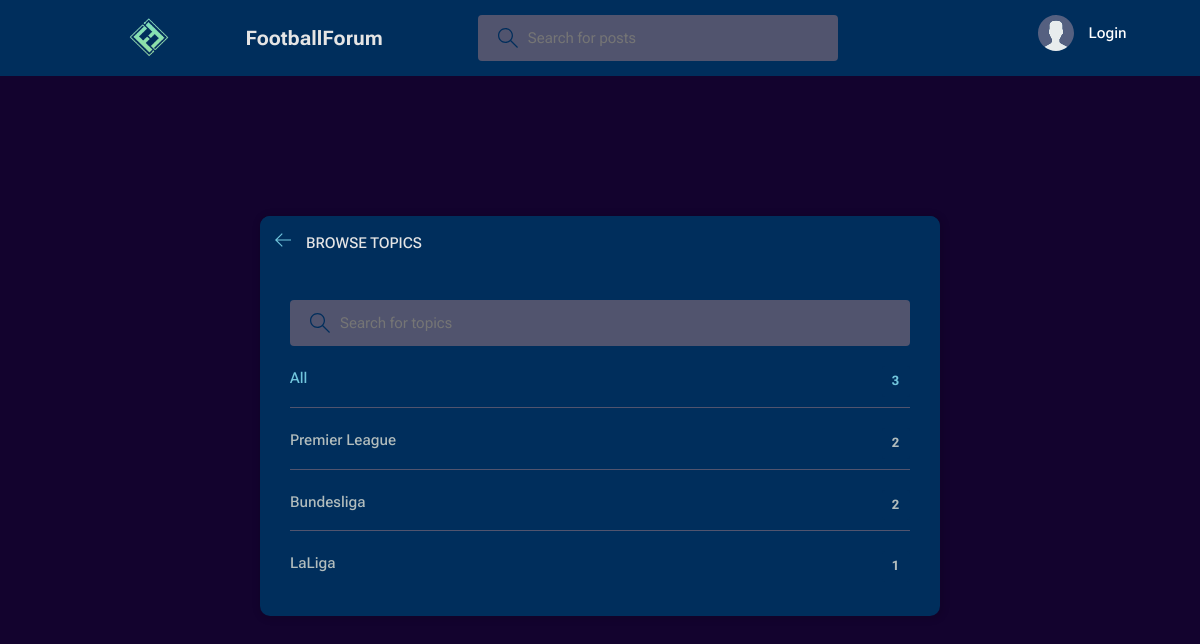
The page /topics/ on the database as committed earlier.
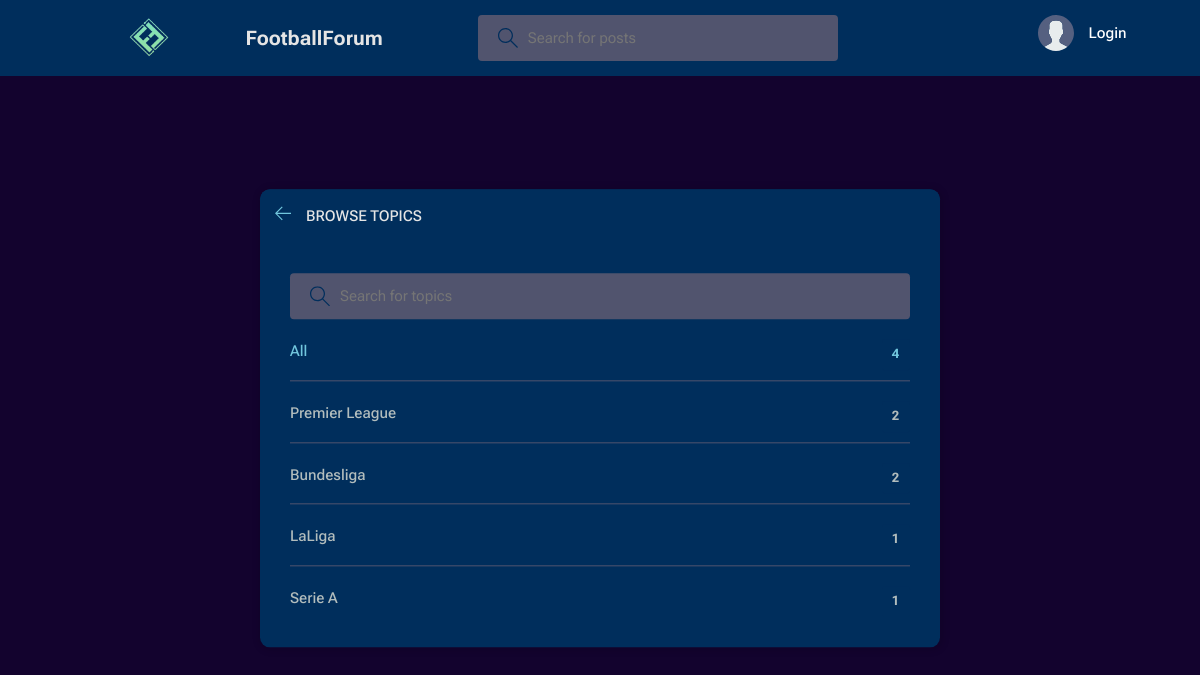
The same page on the database as committed later.
### app/models.py (models this page shows, shortened)
class Topic(models.Model):
    name=models.CharField(max_length=200)

### app/views.py (the view)
# urls.py: path('topics/', views.topicsPage, name="topics"),
def topicsPage(request):
    q = request.GET.get('q') if request.GET.get('q') != None else ''
    topics = Topic.objects.filter(name__icontains=q)
    return render(request, 'app/topicsPage.html', {'topics': topics})

### app/templates/app/topicsPage.html (shortened to what this page needs)
{% extends 'app/main.html' %}
{% block content %}
<main class="create-room layout">
  <div class="container">
    <div class="layout__box">
      <div class="layout__boxHeader">
        <div class="layout__boxTitle">
          <a href="{% url 'home' %}">
            <svg version="1.1" xmlns="http://www.w3.org/2000/svg" width="32" height="32" viewBox="0 0 32 32">
              <title>arrow-left</title>
              <path
                d="M13.723 2.286l-13.723 13.714 13.719 13.714 1.616-1.611-10.96-10.96h27.625v-2.286h-27.625l10.965-10.965-1.616-1.607z">
              </path>
            </svg>
          </a>
          <h3>Browse Topics</h3>
        </div>
      </div>
      <div class="topics-page layout__body">
        <form action="" method="GET" class="header__search">
          <label>
            <input name="q" placeholder="Search for topics" />
          </label>
        </form>
        <ul class="topics__list">
          <li>
            <a href="{% url 'topics' %}" class="active">All <span>{{topics.count}}</span></a>
          </li>
          {% for topic in topics %}
          <li>
            <a href="{% url 'home' %}?q={{topic.name}}">{{ topic.name }} <span>{{topic.room_set.all.count}}</span></a>
          </li>
          {% endfor %}
        </ul>
      </div>
    </div>
  </div>
</main>
{% endblock content %}

Rows that differ between the two databases and show on the page:
added Topic: name "Serie A", room_set.all.count "1"
Other text that changed with them:
{{ topics.count }}: "3" → "4"
